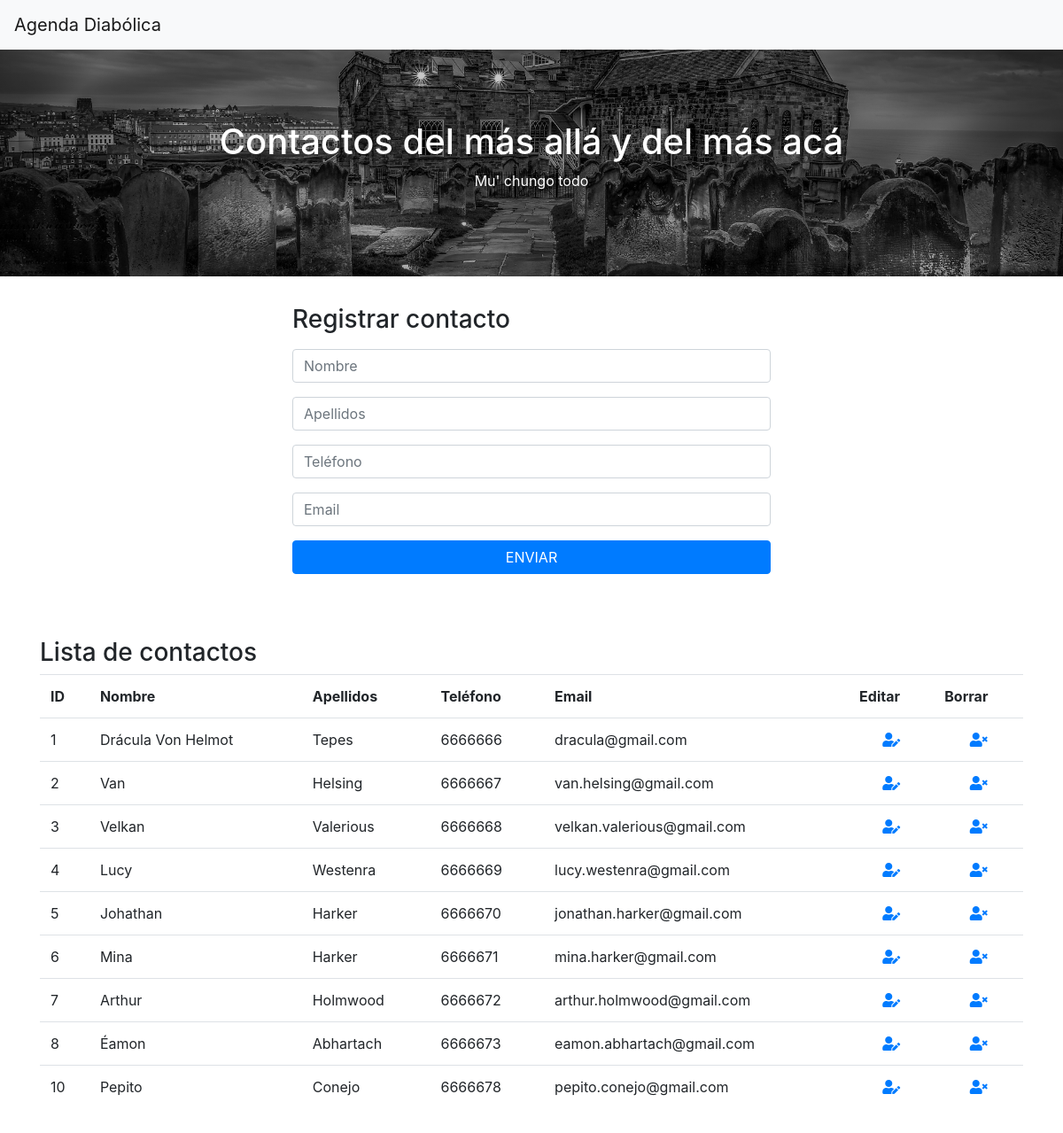
The page / on the database its author committed.
### tables this page shows
CREATE TABLE IF NOT EXISTS `contactos` (
  `id` tinyint(4) NOT NULL AUTO_INCREMENT,
  `nombre` varchar(50) NOT NULL,
  `apellidos` varchar(100) NOT NULL,
  `telefono` varchar(30) NOT NULL,
  `email` varchar(100) NOT NULL,
  PRIMARY KEY (`id`)
);

### index.php (the view, shortened to what this page needs)
<!doctype html>
<?php
$db_server="localhost";
$db_user="root";
$db_password="";
$db_name="agenda";
$conexion=mysqli_connect($db_server,$db_user,$db_password,$db_name);
mysqli_query($conexion, "SET NAMES 'utf8'");
?>
<html lang="es-ES">
  <head>
    <link rel="stylesheet" href="css/bootstrap.css">
    <link rel="stylesheet" href="css/style.css">
    <link rel="stylesheet" href="https://use.fontawesome.com/releases/v5.8.1/css/all.css">
  </head>
  <body>
    <nav class="navbar navbar-expand-md bg-light navbar-light">
      <a class="navbar-brand" href="#">Agenda Diabólica</a>
    </nav>
    <div class="jumbotron text-center">
        <h1>Contactos del más allá y del más acá</h1>
        <p>Mu' chungo todo</p>
    </div>
    <div class="container">
      <div class="row">
        <div class="col-sm-6 offset-sm-3 mb-4">
          <h3>Registrar contacto</h3>
          <form action="registrar.php" method="post">
            <input type="text" class="form-control mt-3" name="nombre" placeholder="Nombre">
            <input type="text" class="form-control mt-3" name="apellidos" placeholder="Apellidos">
            <input type="text" class="form-control mt-3" name="telefono" placeholder="Teléfono">
            <input type="email" class="form-control my-3" name="email" placeholder="Email">
            <button type="submit" class="btn btn-primary btn-block" name="btn-pelis">ENVIAR</button>
          </form>
        </div>
      </div>
      <div class="row my-5">
          <div class="col-md-12">
              <h3>Lista de contactos</h3>
              <table class="table" align="center">
                <tr>
                    <th>ID</th>
                    <th>Nombre</th>
                    <th>Apellidos</th>
                    <th>Teléfono</th>
                    <th>Email</th>
                    <th>Editar</th>
                    <th>Borrar</th>
                </tr>
                <?php
                    $sql_query="SELECT * FROM contactos";
                    $result_set=mysqli_query($conexion,$sql_query);
                    while($row=mysqli_fetch_row($result_set)) {
                ?>
                <tr>
                    <td><?php echo $row[0]; ?></td>
                    <td><?php echo $row[1]; ?></td>
                    <td><?php echo $row[2]; ?></td>
                    <td><?php echo $row[3]; ?></td>
                    <td><?php echo $row[4]; ?></td>
                <td align="center"><a href="javascript:edit_id('<?php echo $row[0]; ?>')"><i class="fas fa-user-edit"></i></a></td>
                <td align="center"><a href="javascript:delete_id('<?php echo $row[0]; ?>')"><i class="fas fa-user-times"></i></a></td>
                </tr>
                <?php
                }
                ?>
            </table>
          </div>
      </div>
    </div>
  </body>
</html>

### css/style.css (style rules this page uses)
body { margin: 0; }

### index.php (style rules this page uses)
.jumbotron { background: linear-gradient( rgba(0, 0, 0, 0.2), rgba(0, 0, 0, 0.3)), url("img/bg.jpg"); background-size: cover; background-position: center; color: #fff; padding: 80px 0; border-radius: 0; }

### rows shown on the page
contactos: id "1", nombre "Drácula Von Helmot", apellidos "Tepes", telefono "6666666", email "dracula@gmail.com"
contactos: id "2", nombre "Van", apellidos "Helsing", telefono "6666667", email "van.helsing@gmail.com"
contactos: id "3", nombre "Velkan", apellidos "Valerious", telefono "6666668", email "velkan.valerious@gmail.com"
contactos: id "4", nombre "Lucy", apellidos "Westenra", telefono "6666669", email "lucy.westenra@gmail.com"
contactos: id "5", nombre "Johathan", apellidos "Harker", telefono "6666670", email "jonathan.harker@gmail.com"
contactos: id "6", nombre "Mina", apellidos "Harker", telefono "6666671", email "mina.harker@gmail.com"
contactos: id "7", nombre "Arthur", apellidos "Holmwood", telefono "6666672", email "arthur.holmwood@gmail.com"
contactos: id "8", nombre "Éamon", apellidos "Abhartach", telefono "6666673", email "eamon.abhartach@gmail.com"
contactos: id "10", nombre "Pepito", apellidos "Conejo", telefono "6666678", email "pepito.conejo@gmail.com"
